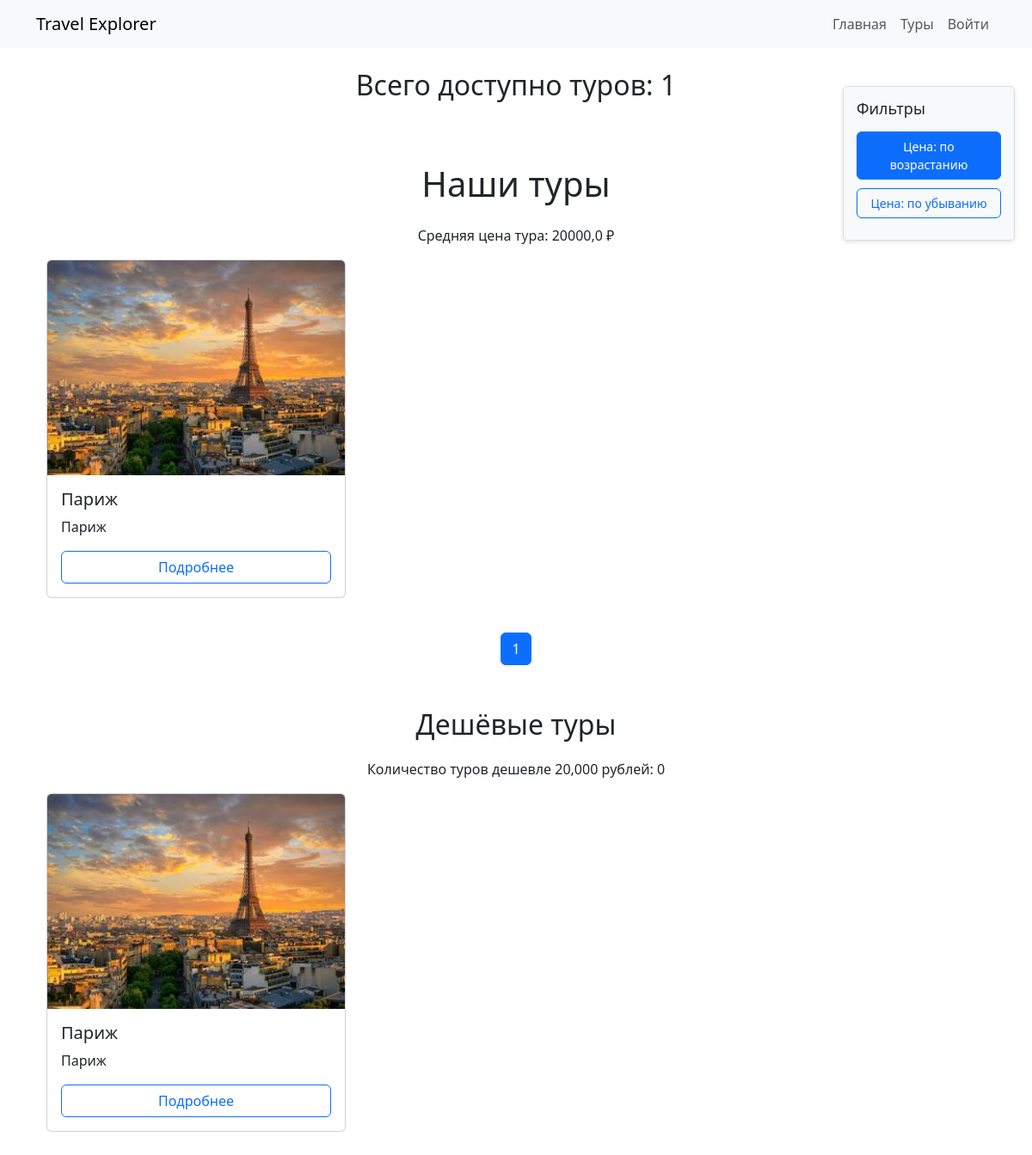
The page /tours/ on the database its author committed.
### travel/models.py (models this page shows, shortened)
class Tour(models.Model):
    name_tour = models.CharField("Название тура", max_length=255)
    discription_tour = models.TextField("Описание тура")
    price_tour = models.IntegerField("Цена тура", validators=[validate_positive])
    departure = models.CharField("Место отправления", max_length=255)
    destination = models.CharField("Место назначения", max_length=255)
    date_departure = models.DateField("Дата отправления")
    date_return = models.DateField("Дата возвращения")
    operator_tour = models.CharField("Туроператор", max_length=255)
    places_tour = models.IntegerField("Количество мест", validators=[validate_positive])
    history = HistoricalRecords()
    is_hot = models.BooleanField(default=False)
    image = models.ImageField(upload_to='tours/', blank=True, null=True)
    objects = TourManager()
    class Meta:
        ordering = ['date_departure']
    def get_absolute_url(self):
            return reverse('tour-detail', args=[self.id])

### travel/views.py (the view)
# urls.py: path('tours/', views.tours, name='tours'),
def tours(request):
    sort_order = request.GET.get('sort', 'asc')
    if sort_order == 'desc':
        tours_list = Tour.objects.all().order_by('-price_tour')
    else:
        tours_list = Tour.objects.all().order_by('price_tour')
    paginator = Paginator(tours_list, 6)
    page = request.GET.get('page')
    try:
        tours = paginator.page(page)
    except PageNotAnInteger:
        tours = paginator.page(1)
    except EmptyPage:
        tours = paginator.page(paginator.num_pages)
    hot_tours = Tour.objects.hot_tours()
    cheap_tours = Tour.objects.cheap_tours(20000)
    average_price = Tour.objects.all().aggregate(Avg('price_tour'))['price_tour__avg']
    return render(request, 'travel/tours.html', {
        'tours': tours,
        'hot_tours': hot_tours,
        'cheap_tours': cheap_tours,
        'sort_order': sort_order,
        'average_price': average_price,
    })

### travel/models.py (called while the page is built)
    def hot_tours(self):
        return self.filter(is_hot=True)

    def cheap_tours(self, max_price):
        return self.filter(price_tour__lte=max_price)

### travel/templatetags/custom_tags.py (called while the page is built)
@register.simple_tag
def total_tours():
    return Tour.objects.count()

@register.simple_tag
def count_cheap_tours(max_price):
    return Tour.objects.filter(price_tour__lt=max_price).count()

### travel/templates/travel/tours.html (shortened to what this page needs)
{% extends 'travel/base.html' %}
{% block content %}
<div class="filters-container">
    <div class="filters">
        <h4>Фильтры</h4>
        <a href="?sort=asc" class="btn w-100 {% if sort_order == 'asc' %}btn-primary{% else %}btn-outline-primary{% endif %}">
            Цена: по возрастанию
        </a>
        <a href="?sort=desc" class="btn w-100 {% if sort_order == 'desc' %}btn-primary{% else %}btn-outline-primary{% endif %}">
            Цена: по убыванию
        </a>
    </div>
</div>
{% load custom_tags %}
<h2 class="text-center mb-4">Всего доступно туров: {% total_tours %}</h2>
<div class="container py-5">
    <h1 class="text-center mb-4">Наши туры</h1>
    <p class="text-center">Средняя цена тура: {{ average_price|default:"не указана" }} ₽</p>
    <div class="row">
        {% for tour in tours %}
        <div class="col-md-4 mb-3">
            <div class="card h-100">
                {% if tour.image %}
                <img src="{{ tour.image.url }}" class="card-img-top" alt="{{ tour.name_tour }}">
                {% else %}
                <img src="https://via.placeholder.com/350x250" alt="Изображение недоступно" class="img-fluid">
                {% endif %}
                <div class="card-body">
                    <h5 class="card-title">{{ tour.name_tour }}</h5>
                    <p class="card-text">{{ tour.discription_tour|truncatechars:100 }}</p>
                    <a href="{{ tour.get_absolute_url }}" class="btn btn-outline-primary">Подробнее</a>
                </div>
            </div>
        </div>
        {% endfor %}
    </div>
    <nav class="mt-4">
        <ul class="pagination justify-content-center">
            {% for num in tours.paginator.page_range %}
            <li class="page-item {% if num == tours.number %}active{% endif %}">
                <a class="page-link" href="?page={{ num }}{% if sort_order %}&sort={{ sort_order }}{% endif %}">{{ num }}</a>
            </li>
            {% endfor %}
        </ul>
    </nav>
    <h2 class="text-center section-title">Дешёвые туры</h2>
    <p class="text-center">
        Количество туров дешевле 20,000 рублей: {% count_cheap_tours 20000 %}
    </p>
    {% if cheap_tours %}
    <div class="row">
        {% for tour in cheap_tours %}
        <div class="col-md-4 mb-3">
            <div class="card h-100">
                {% if tour.image %}
                <img src="{{ tour.image.url }}" class="card-img-top" alt="{{ tour.name_tour }}">
                {% else %}
                <img src="https://via.placeholder.com/350x200" class="card-img-top" alt="Нет изображения">
                {% endif %}
                <div class="card-body">
                    <h5 class="card-title">{{ tour.name_tour }}</h5>
                    <p class="card-text">{{ tour.discription_tour|truncatechars:100 }}</p>
                    <a href="{% url 'tour-detail' tour.id %}" class="btn btn-outline-primary mt-auto">Подробнее</a>
                </div>
            </div>
        </div>
        {% endfor %}
    </div>
    {% else %}
    <p class="text-center">Нет дешёвых туров.</p>
    {% endif %}
</div>
{% endblock %}

### travel/templates/travel/tours.html (style rules this page uses)
.filters-container { position: absolute; right: 20px; top: 100px; width: 200px; z-index: 1000; }
.filters { padding: 15px; background-color: #f8f9fa; border: 1px solid #ddd; border-radius: 5px; box-shadow: 0 2px 5px rgba(0, 0, 0, 0.1); }
.filters h4 { font-size: 18px; margin-bottom: 15px; }
.filters .btn { font-size: 14px; margin-bottom: 10px; }
.card { height: 100%; display: flex; flex-direction: column; }
.card-body { flex-grow: 1; display: flex; flex-direction: column; justify-content: space-between; }
.section-title { margin-top: 50px; margin-bottom: 20px; }
.card-img-top { width: 100%; height: 250px; object-fit: cover; }

### rows shown on the page
Tour: image (picture), name_tour "Париж", discription_tour "Париж"

### other values the page prints
{{ average_price|default:"не указана" }} "20000,0"
{{ num }} "1"
